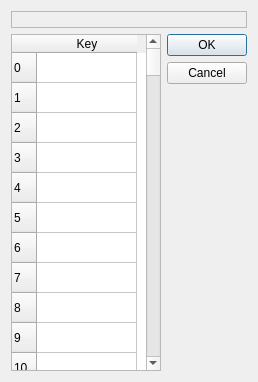
<?xml version="1.0" encoding="UTF-8"?>
<ui version="4.0">
 <comment>
    MIDI Virtual Piano Keyboard
    Copyright (C) 2008-2010, Pedro Lopez-Cabanillas

    This program is free software; you can redistribute it and/or modify
    it under the terms of the GNU General Public License as published by
    the Free Software Foundation; either version 3 of the License, or
    (at your option) any later version.

    This program is distributed in the hope that it will be useful,
    but WITHOUT ANY WARRANTY; without even the implied warranty of
    MERCHANTABILITY or FITNESS FOR A PARTICULAR PURPOSE.  See the
    GNU General Public License for more details.

    You should have received a copy of the GNU General Public License along
    with this program; If not, see http://www.gnu.org/licenses/
 </comment>
 <class>KMapDialogClass</class>
 <widget class="QDialog" name="KMapDialogClass">
  <property name="geometry">
   <rect>
    <x>0</x>
    <y>0</y>
    <width>255</width>
    <height>382</height>
   </rect>
  </property>
  <property name="windowTitle">
   <string>Key Map Editor</string>
  </property>
  <layout class="QGridLayout">
   <item row="0" column="0" colspan="2">
    <widget class="QLabel" name="labelMapName">
     <property name="font">
      <font>
       <pointsize>10</pointsize>
       <weight>75</weight>
       <bold>true</bold>
      </font>
     </property>
     <property name="whatsThis">
      <string>This box displays the name of the current mapping file</string>
     </property>
     <property name="frameShape">
      <enum>QFrame::StyledPanel</enum>
     </property>
     <property name="frameShadow">
      <enum>QFrame::Sunken</enum>
     </property>
    </widget>
   </item>
   <item row="1" column="0">
    <widget class="QTableWidget" name="tableWidget">
     <property name="minimumSize">
      <size>
       <width>150</width>
       <height>0</height>
      </size>
     </property>
     <property name="whatsThis">
      <string>This is the list of the PC keyboard mappings. Each row has a number corresponding to the MIDI note number, and you can type an alphanumeric Key name that will be translated to the given note</string>
     </property>
     <property name="rowCount">
      <number>128</number>
     </property>
     <row>
      <property name="text">
       <string>0</string>
      </property>
     </row>
     <row>
      <property name="text">
       <string>1</string>
      </property>
     </row>
     <row>
      <property name="text">
       <string>2</string>
      </property>
     </row>
     <row>
      <property name="text">
       <string>3</string>
      </property>
     </row>
     <row>
      <property name="text">
       <string>4</string>
      </property>
     </row>
     <row>
      <property name="text">
       <string>5</string>
      </property>
     </row>
     <row>
      <property name="text">
       <string>6</string>
      </property>
     </row>
     <row>
      <property name="text">
       <string>7</string>
      </property>
     </row>
     <row>
      <property name="text">
       <string>8</string>
      </property>
     </row>
     <row>
      <property name="text">
       <string>9</string>
      </property>
     </row>
     <row>
      <property name="text">
       <string>10</string>
      </property>
     </row>
     <row>
      <property name="text">
       <string>11</string>
      </property>
     </row>
     <row>
      <property name="text">
       <string>12</string>
      </property>
     </row>
     <row>
      <property name="text">
       <string>13</string>
      </property>
     </row>
     <row>
      <property name="text">
       <string>14</string>
      </property>
     </row>
     <row>
      <property name="text">
       <string>15</string>
      </property>
     </row>
     <row>
      <property name="text">
       <string>16</string>
      </property>
     </row>
     <row>
      <property name="text">
       <string>17</string>
      </property>
     </row>
     <row>
      <property name="text">
       <string>18</string>
      </property>
     </row>
     <row>
      <property name="text">
       <string>19</string>
      </property>
     </row>
     <row>
      <property name="text">
       <string>20</string>
      </property>
     </row>
     <row>
      <property name="text">
       <string>21</string>
      </property>
     </row>
     <row>
      <property name="text">
       <string>22</string>
      </property>
     </row>
     <row>
      <property name="text">
       <string>23</string>
      </property>
     </row>
     <row>
      <property name="text">
       <string>24</string>
      </property>
     </row>
     <row>
      <property name="text">
       <string>25</string>
      </property>
     </row>
     <row>
      <property name="text">
       <string>26</string>
      </property>
     </row>
     <row>
      <property name="text">
       <string>27</string>
      </property>
     </row>
     <row>
      <property name="text">
       <string>28</string>
      </property>
     </row>
     <row>
      <property name="text">
       <string>29</string>
      </property>
     </row>
     <row>
      <property name="text">
       <string>30</string>
      </property>
     </row>
     <row>
      <property name="text">
       <string>31</string>
      </property>
     </row>
     <row>
      <property name="text">
       <string>32</string>
      </property>
     </row>
     <row>
      <property name="text">
       <string>33</string>
      </property>
     </row>
     <row>
      <property name="text">
       <string>34</string>
      </property>
     </row>
     <row>
      <property name="text">
       <string>35</string>
      </property>
     </row>
     <row>
      <property name="text">
       <string>36</string>
      </property>
     </row>
     <row>
      <property name="text">
       <string>37</string>
      </property>
     </row>
     <row>
      <property name="text">
       <string>38</string>
      </property>
     </row>
     <row>
      <property name="text">
       <string>39</string>
      </property>
     </row>
     <row>
      <property name="text">
       <string>40</string>
      </property>
     </row>
     <row>
      <property name="text">
       <string>41</string>
      </property>
     </row>
     <row>
      <property name="text">
       <string>42</string>
      </property>
     </row>
     <row>
      <property name="text">
       <string>43</string>
      </property>
     </row>
     <row>
      <property name="text">
       <string>44</string>
      </property>
     </row>
     <row>
      <property name="text">
       <string>45</string>
      </property>
     </row>
     <row>
      <property name="text">
       <string>46</string>
      </property>
     </row>
     <row>
      <property name="text">
       <string>47</string>
      </property>
     </row>
     <row>
      <property name="text">
       <string>48</string>
      </property>
     </row>
     <row>
      <property name="text">
       <string>49</string>
      </property>
     </row>
     <row>
      <property name="text">
       <string>50</string>
      </property>
     </row>
     <row>
      <property name="text">
       <string>51</string>
      </property>
     </row>
     <row>
      <property name="text">
       <string>52</string>
      </property>
     </row>
     <row>
      <property name="text">
       <string>53</string>
      </property>
     </row>
     <row>
      <property name="text">
       <string>54</string>
      </property>
     </row>
     <row>
      <property name="text">
       <string>55</string>
      </property>
     </row>
     <row>
      <property name="text">
       <string>56</string>
      </property>
     </row>
     <row>
      <property name="text">
       <string>57</string>
      </property>
     </row>
     <row>
      <property name="text">
       <string>58</string>
      </property>
     </row>
     <row>
      <property name="text">
       <string>59</string>
      </property>
     </row>
     <row>
      <property name="text">
       <string>60</string>
      </property>
     </row>
     <row>
      <property name="text">
       <string>61</string>
      </property>
     </row>
     <row>
      <property name="text">
       <string>62</string>
      </property>
     </row>
     <row>
      <property name="text">
       <string>63</string>
      </property>
     </row>
     <row>
      <property name="text">
       <string>64</string>
      </property>
     </row>
     <row>
      <property name="text">
       <string>65</string>
      </property>
     </row>
     <row>
      <property name="text">
       <string>66</string>
      </property>
     </row>
     <row>
      <property name="text">
       <string>67</string>
      </property>
     </row>
     <row>
      <property name="text">
       <string>68</string>
      </property>
     </row>
     <row>
      <property name="text">
       <string>69</string>
      </property>
     </row>
     <row>
      <property name="text">
       <string>70</string>
      </property>
     </row>
     <row>
      <property name="text">
       <string>71</string>
      </property>
     </row>
     <row>
      <property name="text">
       <string>72</string>
      </property>
     </row>
     <row>
      <property name="text">
       <string>73</string>
      </property>
     </row>
     <row>
      <property name="text">
       <string>74</string>
      </property>
     </row>
     <row>
      <property name="text">
       <string>75</string>
      </property>
     </row>
     <row>
      <property name="text">
       <string>76</string>
      </property>
     </row>
     <row>
      <property name="text">
       <string>77</string>
      </property>
     </row>
     <row>
      <property name="text">
       <string>78</string>
      </property>
     </row>
     <row>
      <property name="text">
       <string>79</string>
      </property>
     </row>
     <row>
      <property name="text">
       <string>80</string>
      </property>
     </row>
     <row>
      <property name="text">
       <string>81</string>
      </property>
     </row>
     <row>
      <property name="text">
       <string>82</string>
      </property>
     </row>
     <row>
      <property name="text">
       <string>83</string>
      </property>
     </row>
     <row>
      <property name="text">
       <string>84</string>
      </property>
     </row>
     <row>
      <property name="text">
       <string>85</string>
      </property>
     </row>
     <row>
      <property name="text">
       <string>86</string>
      </property>
     </row>
     <row>
      <property name="text">
       <string>87</string>
      </property>
     </row>
     <row>
      <property name="text">
       <string>88</string>
      </property>
     </row>
     <row>
      <property name="text">
       <string>89</string>
      </property>
     </row>
     <row>
      <property name="text">
       <string>90</string>
      </property>
     </row>
     <row>
      <property name="text">
       <string>91</string>
      </property>
     </row>
     <row>
      <property name="text">
       <string>92</string>
      </property>
     </row>
     <row>
      <property name="text">
       <string>93</string>
      </property>
     </row>
     <row>
      <property name="text">
       <string>94</string>
      </property>
     </row>
     <row>
      <property name="text">
       <string>95</string>
      </property>
     </row>
     <row>
      <property name="text">
       <string>96</string>
      </property>
     </row>
     <row>
      <property name="text">
       <string>97</string>
      </property>
     </row>
     <row>
      <property name="text">
       <string>98</string>
      </property>
     </row>
     <row>
      <property name="text">
       <string>99</string>
      </property>
     </row>
     <row>
      <property name="text">
       <string>100</string>
      </property>
     </row>
     <row>
      <property name="text">
       <string>101</string>
      </property>
     </row>
     <row>
      <property name="text">
       <string>102</string>
      </property>
     </row>
     <row>
      <property name="text">
       <string>103</string>
      </property>
     </row>
     <row>
      <property name="text">
       <string>104</string>
      </property>
     </row>
     <row>
      <property name="text">
       <string>105</string>
      </property>
     </row>
     <row>
      <property name="text">
       <string>106</string>
      </property>
     </row>
     <row>
      <property name="text">
       <string>107</string>
      </property>
     </row>
     <row>
      <property name="text">
       <string>108</string>
      </property>
     </row>
     <row>
      <property name="text">
       <string>109</string>
      </property>
     </row>
     <row>
      <property name="text">
       <string>110</string>
      </property>
     </row>
     <row>
      <property name="text">
       <string>111</string>
      </property>
     </row>
     <row>
      <property name="text">
       <string>112</string>
      </property>
     </row>
     <row>
      <property name="text">
       <string>113</string>
      </property>
     </row>
     <row>
      <property name="text">
       <string>114</string>
      </property>
     </row>
     <row>
      <property name="text">
       <string>115</string>
      </property>
     </row>
     <row>
      <property name="text">
       <string>116</string>
      </property>
     </row>
     <row>
      <property name="text">
       <string>117</string>
      </property>
     </row>
     <row>
      <property name="text">
       <string>118</string>
      </property>
     </row>
     <row>
      <property name="text">
       <string>119</string>
      </property>
     </row>
     <row>
      <property name="text">
       <string>120</string>
      </property>
     </row>
     <row>
      <property name="text">
       <string>121</string>
      </property>
     </row>
     <row>
      <property name="text">
       <string>122</string>
      </property>
     </row>
     <row>
      <property name="text">
       <string>123</string>
      </property>
     </row>
     <row>
      <property name="text">
       <string>124</string>
      </property>
     </row>
     <row>
      <property name="text">
       <string>125</string>
      </property>
     </row>
     <row>
      <property name="text">
       <string>126</string>
      </property>
     </row>
     <row>
      <property name="text">
       <string>127</string>
      </property>
     </row>
     <column>
      <property name="text">
       <string>Key</string>
      </property>
     </column>
    </widget>
   </item>
   <item row="1" column="1">
    <widget class="QDialogButtonBox" name="buttonBox">
     <property name="orientation">
      <enum>Qt::Vertical</enum>
     </property>
     <property name="standardButtons">
      <set>QDialogButtonBox::Cancel|QDialogButtonBox::Ok</set>
     </property>
    </widget>
   </item>
  </layout>
 </widget>
 <layoutdefault spacing="6" margin="11"/>
 <resources/>
 <connections>
  <connection>
   <sender>buttonBox</sender>
   <signal>accepted()</signal>
   <receiver>KMapDialogClass</receiver>
   <slot>accept()</slot>
   <hints>
    <hint type="sourcelabel">
     <x>247</x>
     <y>220</y>
    </hint>
    <hint type="destinationlabel">
     <x>203</x>
     <y>206</y>
    </hint>
   </hints>
  </connection>
  <connection>
   <sender>buttonBox</sender>
   <signal>rejected()</signal>
   <receiver>KMapDialogClass</receiver>
   <slot>reject()</slot>
   <hints>
    <hint type="sourcelabel">
     <x>243</x>
     <y>221</y>
    </hint>
    <hint type="destinationlabel">
     <x>71</x>
     <y>208</y>
    </hint>
   </hints>
  </connection>
 </connections>
</ui>
